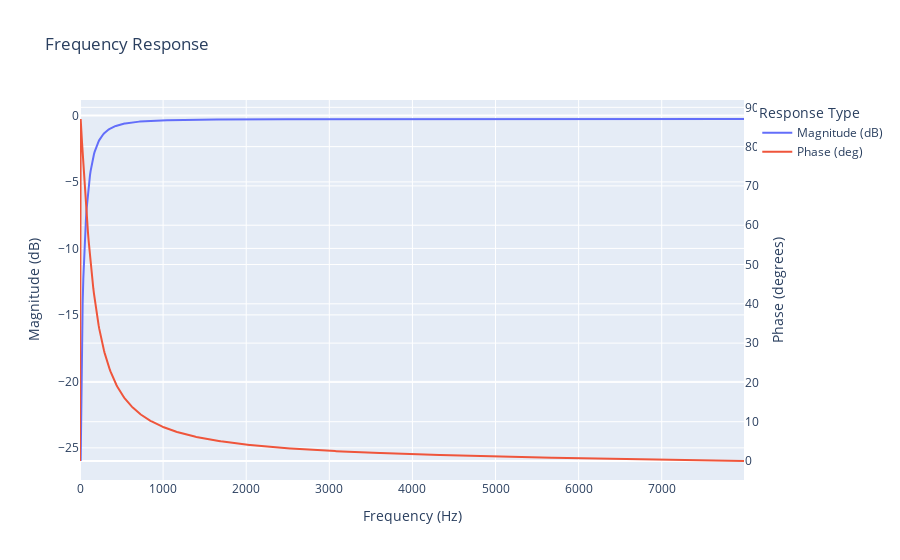

Notebook code cell kept with this figure:
### Markdown cell above
## Highpass Filter

### Code cell
tau_hpf = Q(1.0, 'msec')
f0_hpf = calc_f0_from_tau(tau_hpf).to('Hz')
print(f"tau_hpf={tau_hpf:.3f}, f0_hpf={f0_hpf:.3f}")
tau_over_T_hpf = (tau_hpf / T_UEV_mic).to('')
print(f"tau_over_T_hpf={tau_over_T_hpf:.3f}")

w, h = sp.signal.freqz(
    b=[tau_over_T_hpf, -tau_over_T_hpf],
    a=[tau_over_T_hpf+1, -tau_over_T_hpf],
    worN=1000,
    fs=f_UEV_mic.magnitude,
    plot=plot_frequency_response
)

### Figure 1 — Plotly figure (JSON) as saved in the notebook; plotly's stock layout.template omitted (floating-point values rounded to 4 significant figures; data arrays with more than 128 entries replaced by an {"elided": "..."} marker saying what was removed)
{"data": [{"mode": "lines", "name": "Magnitude (dB)", "type": "scatter", "x": {"elided": "1000 float values"}, "y": {"elided": "1000 float values"}, "yaxis": "y"}, {"mode": "lines", "name": "Phase (deg)", "type": "scatter", "x": {"elided": "1000 float values"}, "y": {"elided": "1000 float values"}, "yaxis": "y2"}], "layout": {"legend": {"title": {"text": "Response Type"}}, "title": {"text": "Frequency Response"}, "xaxis": {"title": {"text": "Frequency (Hz)"}}, "yaxis": {"side": "left", "title": {"text": "Magnitude (dB)"}}, "yaxis2": {"overlaying": "y", "side": "right", "title": {"text": "Phase (degrees)"}}}}
